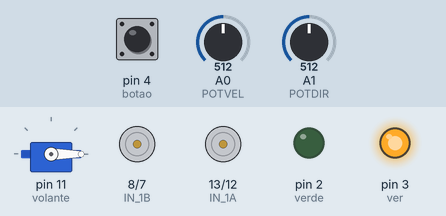
Simulated run of this sketch. Board: Arduino Uno, built with avr-gcc and run on an emulated ATmega328P. On the bench: servo, motor-driver pin pairs drawn as motors (green arrow = first pin HIGH = forward, orange = second pin HIGH = backward, longer = more drive, scaled by the enable pin), output pins drawn as LEDs (lit = HIGH). Inputs (shaded band) come from the test bench; at power-on: pin 4 (botao) LOW, A0 (POTVEL) = 512, A1 (POTDIR) = 512.

Above: at 1.2 s.
1.3 s: pin 4 (botao) pulled HIGH for 0.15 s
At 2.7 s:
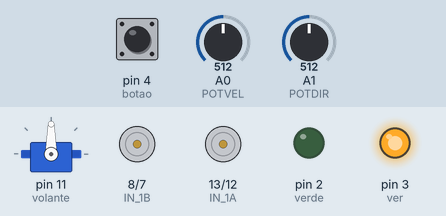
3.0 s: pin 4 (botao) pulled HIGH for 3.2 s
At 3.9 s:
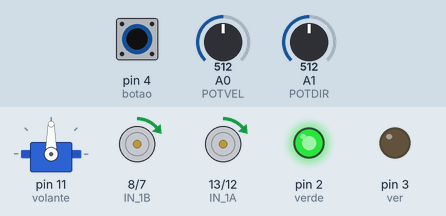
Timing chart, 0 to 7.7 s (numbered marks = the images above; inputs shaded):
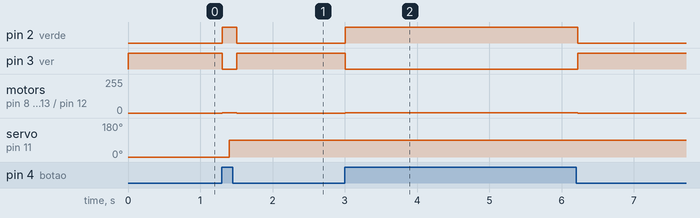

The sketch:

car_simulation.ino
```cpp
#include <Servo.h>

#define EN_A 5
#define IN_1A 13
#define IN_2A 12

#define EN_B 6
#define IN_1B 8
#define IN_2B 7

#define POTVEL A0
#define POTDIR A1

#define botao 4
#define ver 3
#define verde 2

Servo volante;

void setup()
{
  volante.attach(11);

  pinMode(botao, INPUT);

  pinMode(ver, OUTPUT);
  pinMode(verde, OUTPUT);

  pinMode(EN_A, OUTPUT);
  pinMode(IN_1A, OUTPUT);
  pinMode(IN_2A, OUTPUT);

  pinMode(EN_B, OUTPUT);
  pinMode(IN_1B, OUTPUT);
  pinMode(IN_2B, OUTPUT);

  digitalWrite(EN_A, LOW);
  digitalWrite(EN_B, LOW);
  volante.write(0);
}

void loop()
{
  int valorBotao = digitalRead(botao);
  if (valorBotao == HIGH) {
    ledOnOff(HIGH);
	motorOnOff(HIGH);
    direcao();
  } else {
    ledOnOff(LOW);
    motorOnOff(LOW);
  }
}

void ledOnOff (bool estado){
  if(estado){
  	digitalWrite(verde, HIGH);
    digitalWrite(ver, LOW);
  } else {
  	digitalWrite(verde, LOW);
    digitalWrite(ver, HIGH);
  }
}

void motorOnOff (bool estado){
  int valorVel = analogRead(POTVEL) * 0.25;
  if(estado){
    if (valorVel >= 127) {
      int velocidade = map(valorVel, 127, 255, 0, 255);

      //motor para FRENTE
      digitalWrite(IN_1A, HIGH);
      digitalWrite(IN_2A, LOW);
      analogWrite(EN_A, velocidade);
      digitalWrite(IN_1B, HIGH);
      digitalWrite(IN_2B, LOW);
      analogWrite(EN_B, velocidade);

    } else {
      int velocidade = map(valorVel, 127.5, 0, 0, 255);

      //motor para TRAS
      digitalWrite(IN_1A, LOW);
      digitalWrite(IN_2A, HIGH);
      analogWrite(EN_A, velocidade);
      digitalWrite(IN_1B, LOW);
      digitalWrite(IN_2B, HIGH);
      analogWrite(EN_B, velocidade);
    }
  } else {
  	digitalWrite(EN_A, LOW);
    digitalWrite(EN_B, LOW);
  }
  delay(100);
}

void direcao (){
  int valorDir = analogRead(POTDIR) * 0.25;
  int direcao = map(valorDir, 0, 255, 0, 180);
  volante.write(direcao);
}
```

Measured:
- after the input at 1.3 s, pin 2 (verde): LOW → HIGH at once, → LOW 0.20 s later; pin 3 (ver): HIGH → LOW at once, → HIGH 0.20 s later; motor on pin 8 (IN_1B) / pin 7 (IN_2B), motor on pin 13 (IN_1A) / pin 12 (IN_2A): stopped → forward 1/255 at once, → stopped 0.20 s later; servo on pin 11 (volante): 0° → 90° after 0.10 s
- after the input at 3.0 s, pin 2 (verde): LOW → HIGH at once, → LOW 3.2 s later; pin 3 (ver): HIGH → LOW at once, → HIGH 3.2 s later; motor on pin 8 (IN_1B) / pin 7 (IN_2B), motor on pin 13 (IN_1A) / pin 12 (IN_2A): stopped → forward 1/255 at once, → stopped 3.2 s later
